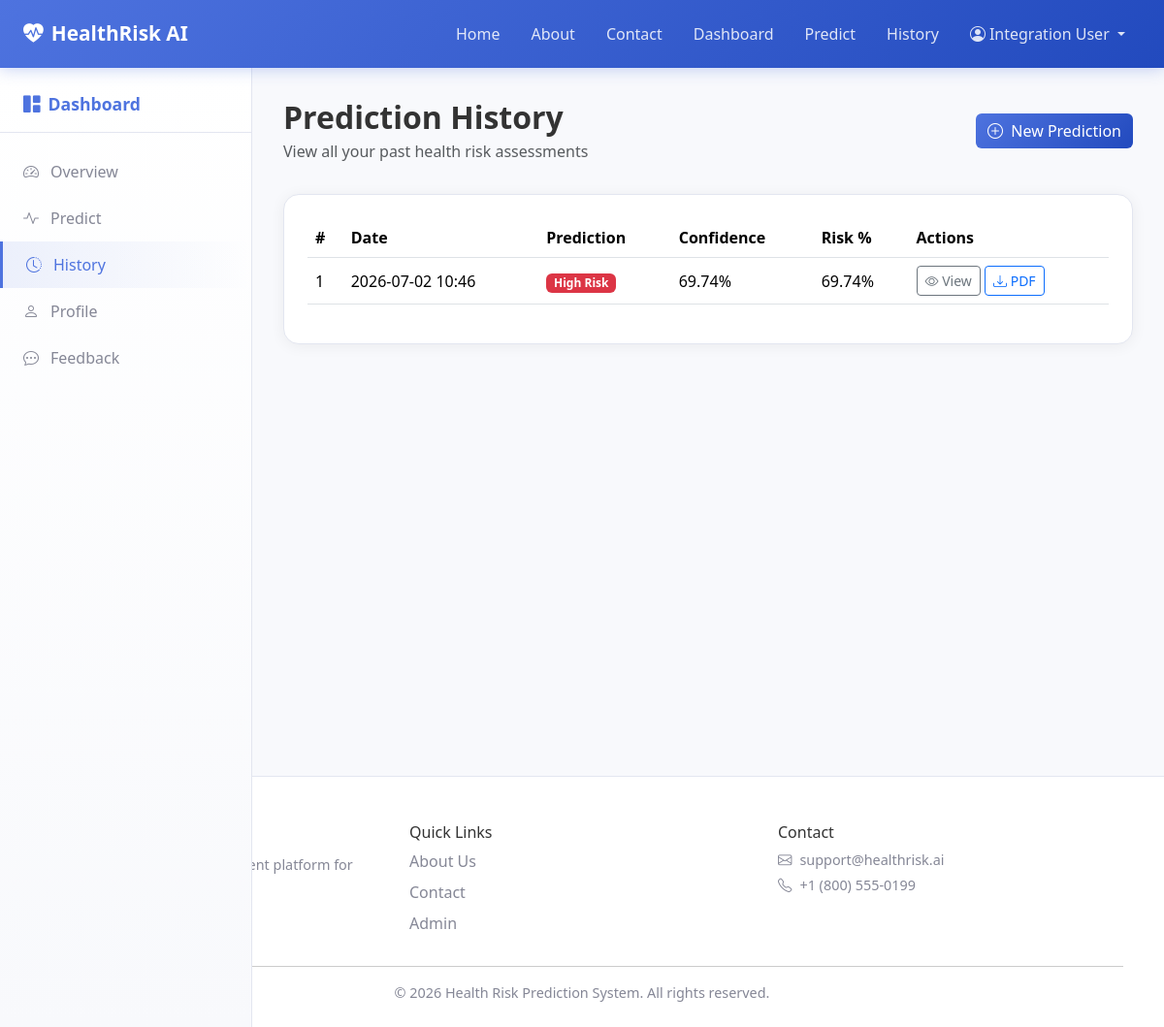
Screenshot of /history (signed in) with the database file from the repository.
### Health-Risk-Prediction-System/utils/database.py (models this page shows)
class Prediction(db.Model):
    __tablename__ = "predictions"
    id = db.Column(db.Integer, primary_key=True)
    user_id = db.Column(db.Integer, db.ForeignKey("users.id"), nullable=False)
    prediction = db.Column(db.String(50), nullable=False)
    probability = db.Column(db.Float, nullable=False)
    confidence = db.Column(db.Float, nullable=False)
    recommendation = db.Column(db.Text, nullable=False)
    created_at = db.Column(db.DateTime, default=datetime.utcnow)

### Health-Risk-Prediction-System/app.py (the view)
@app.route("/history")
@login_required
def history():
    predictions = (
        Prediction.query.filter_by(user_id=session["user_id"])
        .order_by(Prediction.created_at.desc())
        .all()
    )
    return render_template("history.html", predictions=predictions)

### Health-Risk-Prediction-System/app.py (called while the page is built)
@app.context_processor
def inject_globals():
    return {
        "current_year": datetime.utcnow().year,
        "user_name": session.get("user_name"),
        "is_admin": "admin_id" in session,
        "is_logged_in": "user_id" in session,
        "risk_badge_class": risk_badge_class,
        "format_datetime": format_datetime,
    }

### Health-Risk-Prediction-System/utils/helpers.py (called while the page is built)
def login_required(view_func):
    @wraps(view_func)
    def wrapper(*args, **kwargs):
        if "user_id" not in session:
            flash("Please log in to access this page.", "warning")
            return redirect(url_for("login"))
        return view_func(*args, **kwargs)
    return wrapper

def format_datetime(value):
    if not value:
        return ""
    if isinstance(value, str):
        return value
    return value.strftime("%Y-%m-%d %H:%M")

def risk_badge_class(risk_level):
    mapping = {
        "Low Risk": "success",
        "Medium Risk": "warning",
        "High Risk": "danger",
    }
    return mapping.get(risk_level, "secondary")

### Health-Risk-Prediction-System/templates/history.html (shortened to what this page needs)
{% extends "base.html" %}
{% block content %}
<div class="dashboard-layout">
    <aside class="sidebar">
        <div class="sidebar-header"><i class="bi bi-grid-1x2-fill me-2"></i>Dashboard</div>
        <ul class="sidebar-nav">
            <li><a href="{{ url_for('dashboard') }}"><i class="bi bi-speedometer2"></i> Overview</a></li>
            <li><a href="{{ url_for('predict_page') }}"><i class="bi bi-activity"></i> Predict</a></li>
            <li><a href="{{ url_for('history') }}" class="active"><i class="bi bi-clock-history"></i> History</a></li>
            <li><a href="{{ url_for('profile') }}"><i class="bi bi-person"></i> Profile</a></li>
            <li><a href="{{ url_for('feedback_page') }}"><i class="bi bi-chat-dots"></i> Feedback</a></li>
        </ul>
    </aside>
    <main class="dashboard-content">
        <div class="page-header">
            <div>
                <h2 class="fw-bold mb-1">Prediction History</h2>
                <p class="text-muted mb-0">View all your past health risk assessments</p>
            </div>
            <a href="{{ url_for('predict_page') }}" class="btn btn-primary"><i class="bi bi-plus-circle me-1"></i> New Prediction</a>
        </div>
        <div class="content-card">
            {% if predictions %}
            <div class="table-responsive">
                <table class="table table-hover align-middle">
                    <thead>
                        <tr>
                            <th>#</th>
                            <th>Date</th>
                            <th>Prediction</th>
                            <th>Confidence</th>
                            <th>Risk %</th>
                            <th>Actions</th>
                        </tr>
                    </thead>
                    <tbody>
                        {% for p in predictions %}
                        <tr>
                            <td>{{ loop.index }}</td>
                            <td>{{ format_datetime(p.created_at) }}</td>
                            <td><span class="badge bg-{{ risk_badge_class(p.prediction) }}">{{ p.prediction }}</span></td>
                            <td>{{ p.confidence }}%</td>
                            <td>{{ p.probability }}%</td>
                            <td>
                                <button class="btn btn-sm btn-outline-secondary" data-bs-toggle="modal" data-bs-target="#modal{{ p.id }}">
                                    <i class="bi bi-eye"></i> View
                                </button>
                                <a href="{{ url_for('download_report', prediction_id=p.id) }}" class="btn btn-sm btn-outline-primary">
                                    <i class="bi bi-download"></i> PDF
                                </a>
                            </td>
                        </tr>
                        {% endfor %}
                    </tbody>
                </table>
            </div>
            {% else %}
            <div class="text-center py-5">
                <i class="bi bi-inbox display-4 text-muted"></i>
                <p class="text-muted mt-3">No prediction history found.</p>
                <a href="{{ url_for('predict_page') }}" class="btn btn-primary">Make Your First Prediction</a>
            </div>
            {% endif %}
        </div>
    </main>
</div>
{% endblock %}

### Health-Risk-Prediction-System/static/css/style.css (style rules this page uses)
:root { --primary: #4e73df; --primary-dark: #2e59d9; --secondary: #858796; --success: #1cc88a; --info: #36b9cc; --warning: #f6c23e; --danger: #e74a3b; --light: #f8f9fc; --dark: #5a5c69; --gradient-start: #4e73df; --gradient-end: #224abe; --sidebar-width: 260px; --navbar-height: 70px; }
* { margin: 0; padding: 0; box-sizing: border-box; }
body { font-family: 'Segoe UI', Tahoma, Geneva, Verdana, sans-serif; background-color: var(--light); color: #333; min-height: 100vh; display: flex; flex-direction: column; }
.dashboard-layout { display: flex; min-height: calc(100vh - var(--navbar-height)); }
.sidebar { width: var(--sidebar-width); background: linear-gradient(180deg, #fff 0%, #f8f9fc 100%); border-right: 1px solid #e3e6f0; padding: 1.5rem 0; position: fixed; top: var(--navbar-height); bottom: 0; left: 0; overflow-y: auto; z-index: 100; }
.sidebar-header { padding: 0 1.5rem 1rem; font-weight: 700; font-size: 1.1rem; color: var(--primary); border-bottom: 1px solid #e3e6f0; margin-bottom: 1rem; }
.sidebar-nav { list-style: none; padding: 0; }
.sidebar-nav li a { display: flex; align-items: center; gap: 0.75rem; padding: 0.75rem 1.5rem; color: var(--secondary); text-decoration: none; transition: all 0.3s ease; font-weight: 500; }
.sidebar-nav li a:hover, .sidebar-nav li a.active { background: linear-gradient(90deg, rgba(78, 115, 223, 0.1), transparent); color: var(--primary); border-left: 3px solid var(--primary); }
.dashboard-content { flex: 1; margin-left: var(--sidebar-width); padding: 2rem; }
.page-header { display: flex; justify-content: space-between; align-items: center; margin-bottom: 2rem; flex-wrap: wrap; gap: 1rem; }
.content-card { background: #fff; border-radius: 16px; padding: 1.5rem; box-shadow: 0 2px 15px rgba(0, 0, 0, 0.06); border: 1px solid #e3e6f0; }
.btn-primary { background: linear-gradient(135deg, var(--primary), var(--gradient-end)); border: none; transition: transform 0.2s, box-shadow 0.2s; }

### rows the page displays
Prediction: created_at "2026-07-02 10:46", prediction "High Risk", confidence "69.74", probability "69.74"

### other values shown
{{ user_name }} "Integration User"
